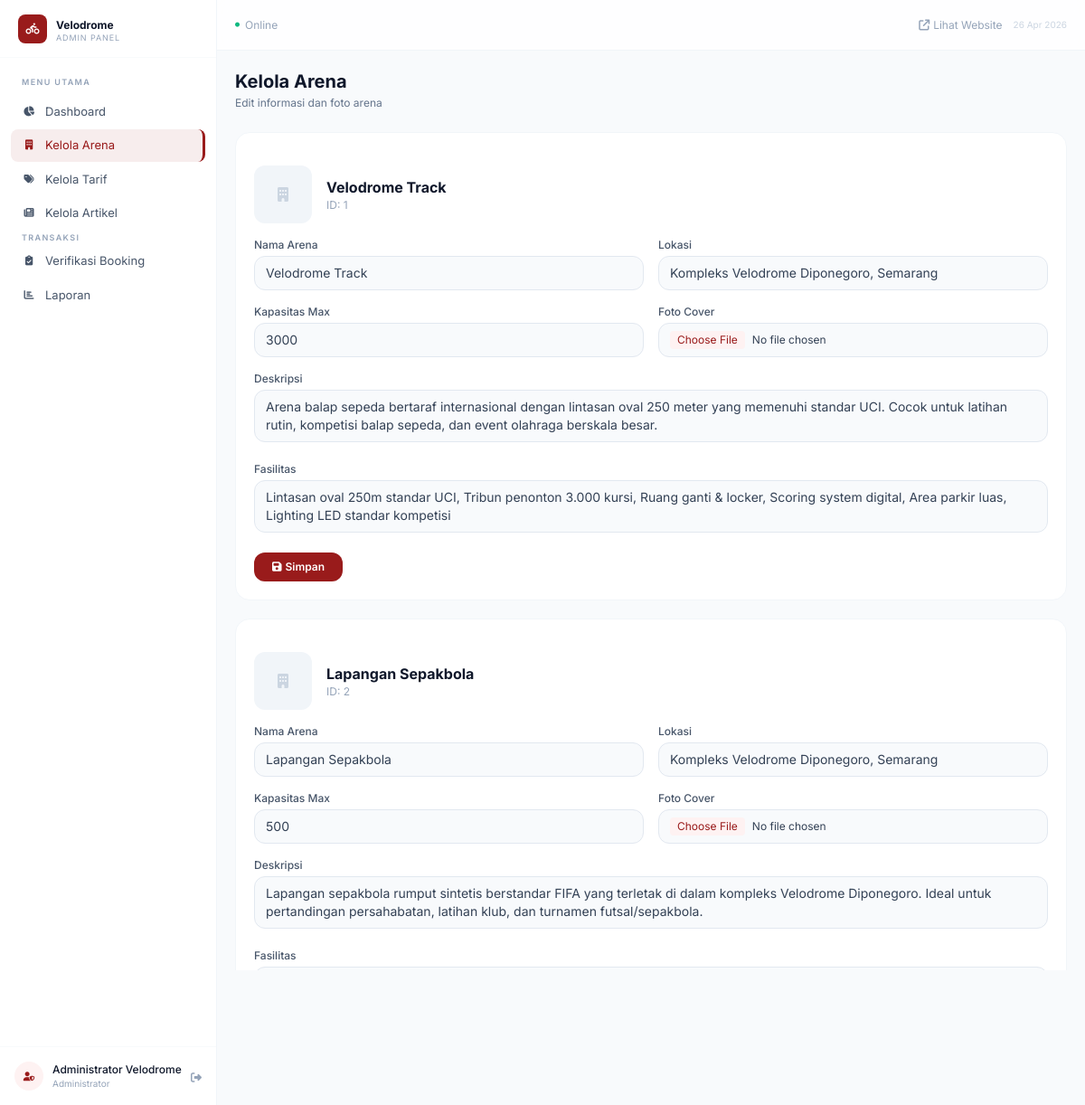
The app's page /admin/arena.php (signed in) with its own data.
### tables this page shows
CREATE TABLE arena (
    id INT AUTO_INCREMENT PRIMARY KEY,
    nama_arena VARCHAR(100) NOT NULL,
    deskripsi TEXT,
    fasilitas TEXT,
    kapasitas_max INT NOT NULL DEFAULT 0,
    foto_cover VARCHAR(255) DEFAULT NULL,
    lokasi VARCHAR(200) DEFAULT 'Jl. Diponegoro, Semarang'
);

### config/koneksi.php (called while the page is built, shortened)
<?php
function sanitize($s): string {
    return htmlspecialchars(trim((string)$s), ENT_QUOTES, 'UTF-8');
}

### admin/arena.php (the view, shortened to what this page needs)
<?php
require_once __DIR__ . '/../config/koneksi.php';
$arenas = $pdo->query("SELECT * FROM arena ORDER BY id")->fetchAll();
require_once __DIR__ . '/../includes/admin_header.php';
?>
<div class="mb-6"><h1 class="text-xl font-bold text-surface-900">Kelola Arena</h1><p class="text-xs text-surface-500 mt-0.5">Edit informasi dan foto arena</p></div>
<div class="space-y-5">
<?php foreach($arenas as $a):?>
<div class="bg-white rounded-2xl border border-surface-100 overflow-hidden">
    <div class="p-5">
        <form method="POST" enctype="multipart/form-data" class="space-y-4">
            <div class="flex items-center gap-4 mb-4">
                <div class="w-16 h-16 bg-surface-100 rounded-xl overflow-hidden flex-shrink-0">
                    <?php if($a['foto_cover']):?><img src="<?=BASE_URL?>/assets/uploads/<?=$a['foto_cover']?>" class="w-full h-full object-cover"><?php else:?><div class="w-full h-full flex items-center justify-center"><i class="fa-solid fa-building text-surface-300"></i></div><?php endif;?>
                </div>
                <div><h3 class="font-bold text-surface-900"><?=sanitize($a['nama_arena'])?></h3><p class="text-xs text-surface-400">ID: <?=$a['id']?></p></div>
            </div>
            <div class="grid grid-cols-1 sm:grid-cols-2 gap-4">
                <div><label class="block text-xs font-medium text-surface-600 mb-1">Nama Arena</label><input type="text" name="nama_arena" value="<?=sanitize($a['nama_arena'])?>" required class="w-full px-3 py-2 bg-surface-50 border border-surface-200 rounded-xl text-sm focus:ring-2 focus:ring-maroon-500/20 focus:border-maroon-500 outline-none"></div>
                <div><label class="block text-xs font-medium text-surface-600 mb-1">Lokasi</label><input type="text" name="lokasi" value="<?=sanitize($a['lokasi'])?>" class="w-full px-3 py-2 bg-surface-50 border border-surface-200 rounded-xl text-sm focus:ring-2 focus:ring-maroon-500/20 focus:border-maroon-500 outline-none"></div>
                <div><label class="block text-xs font-medium text-surface-600 mb-1">Kapasitas Max</label><input type="number" name="kapasitas_max" value="<?=$a['kapasitas_max']?>" class="w-full px-3 py-2 bg-surface-50 border border-surface-200 rounded-xl text-sm focus:ring-2 focus:ring-maroon-500/20 focus:border-maroon-500 outline-none"></div>
                <div><label class="block text-xs font-medium text-surface-600 mb-1">Foto Cover</label><input type="file" name="foto_cover" accept=".jpg,.jpeg,.png,.webp" class="w-full px-3 py-2 bg-surface-50 border border-surface-200 rounded-xl text-xs file:mr-2 file:py-0.5 file:px-2 file:rounded file:border-0 file:bg-maroon-50 file:text-maroon-700 file:text-xs"></div>
            </div>
            <div><label class="block text-xs font-medium text-surface-600 mb-1">Deskripsi</label><textarea name="deskripsi" rows="2" class="w-full px-3 py-2 bg-surface-50 border border-surface-200 rounded-xl text-sm focus:ring-2 focus:ring-maroon-500/20 focus:border-maroon-500 outline-none resize-none"><?=sanitize($a['deskripsi'])?></textarea></div>
            <div><label class="block text-xs font-medium text-surface-600 mb-1">Fasilitas</label><textarea name="fasilitas" rows="2" class="w-full px-3 py-2 bg-surface-50 border border-surface-200 rounded-xl text-sm focus:ring-2 focus:ring-maroon-500/20 focus:border-maroon-500 outline-none resize-none"><?=sanitize($a['fasilitas'])?></textarea></div>
            <button type="submit" class="bg-maroon-700 hover:bg-maroon-800 text-white px-5 py-2 rounded-xl text-xs font-semibold transition-all"><i class="fa-solid fa-floppy-disk mr-1"></i>Simpan</button>
        </form>
    </div>
</div>
<?php endforeach;?>
</div>
<?php require_once __DIR__ . '/../includes/admin_footer.php'; ?>

### includes/admin_header.php (style rules this page uses)
* { font-family:'Inter',system-ui,sans-serif }
body { background:#f8fafc }

### records on screen
arena: nama_arena "Velodrome Track", id "1", lokasi "Kompleks Velodrome Diponegoro, Semarang", kapasitas_max "3000", deskripsi "Arena balap sepeda bertaraf internasional dengan lintasan oval 250 meter yang memenuhi standar UCI. Cocok untuk latihan rutin, kompetisi balap sepeda, dan event olahraga berskala besar.", fasilitas "Lintasan oval 250m standar UCI, Tribun penonton 3.000 kursi, Ruang ganti & locker, Scoring system digital, Area parkir luas, Lighting LED standar kompetisi"
arena: nama_arena "Lapangan Sepakbola", id "2", lokasi "Kompleks Velodrome Diponegoro, Semarang", kapasitas_max "500", deskripsi "Lapangan sepakbola rumput sintetis berstandar FIFA yang terletak di dalam kompleks Velodrome Diponegoro. Ideal untuk pertandingan persahabatan, latihan klub, dan turnamen futsal/sepakbola.", fasilitas "Rumput sintetis standar FIFA, Gawang standar, Bench pemain cadangan, Lampu sorot malam hari, Area pemanasan, Ruang ganti terpisah"

### other values on screen
$_SESSION['nama_lengkap'] "Administrator Velodrome"
